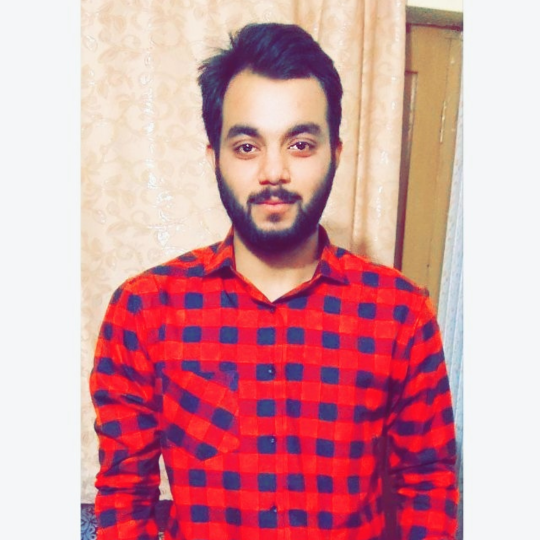
#> input picture Resources/Mabtoor Mabx-2.png, 1080 x 1080 px (shown at 1/2 size)
$ python Resizing_and_Grey_Scale_Image.py
#> lines starting #> are read from the running program, lines starting #| are printed output that depends on the picture
# Import Libraries
import numpy as np
import cv2 as cv

# Reading Images

img = cv.imread('Resources/Mabtoor Mabx-2.png')
#> img is the input picture: shape (1080, 1080, 3); mean B, G, R 158.4, 151.4, 213.4


# Resizing The Images

img2 = cv.resize(img,(800,600))
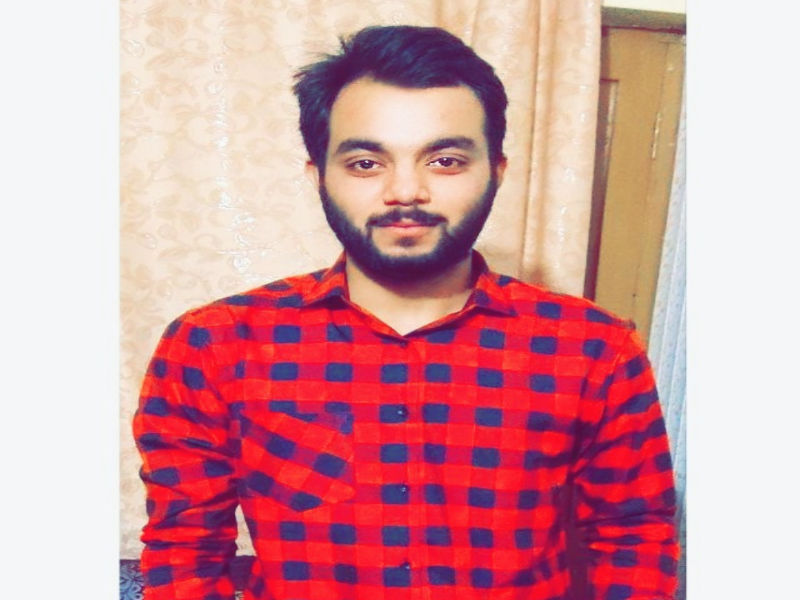
#> img2: shape (600, 800, 3); mean B, G, R 158.3, 151.3, 213.3

# Convert The Image into Grey Scale

img3 = cv.cvtColor(img,cv.COLOR_BGR2GRAY)
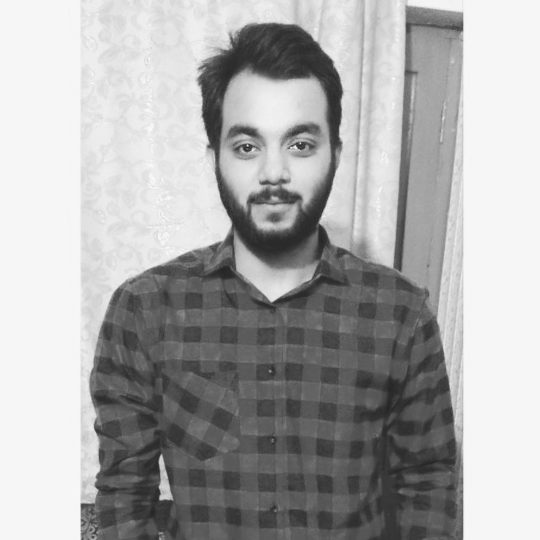
#> img3: shape (1080, 1080) (shown at 1/2 size); min 35, max 253, mean 170.7

# Displaying The Images

cv.imshow('First Image', img)
cv.imshow('Second Image', img2)
cv.imshow('Third Image', img3)

# For Still Existing the image

cv.waitKey(0)
cv.destroyAllWindows()

$ run again, with Resources/image.jpg saved as Resources/Mabtoor Mabx-2.png
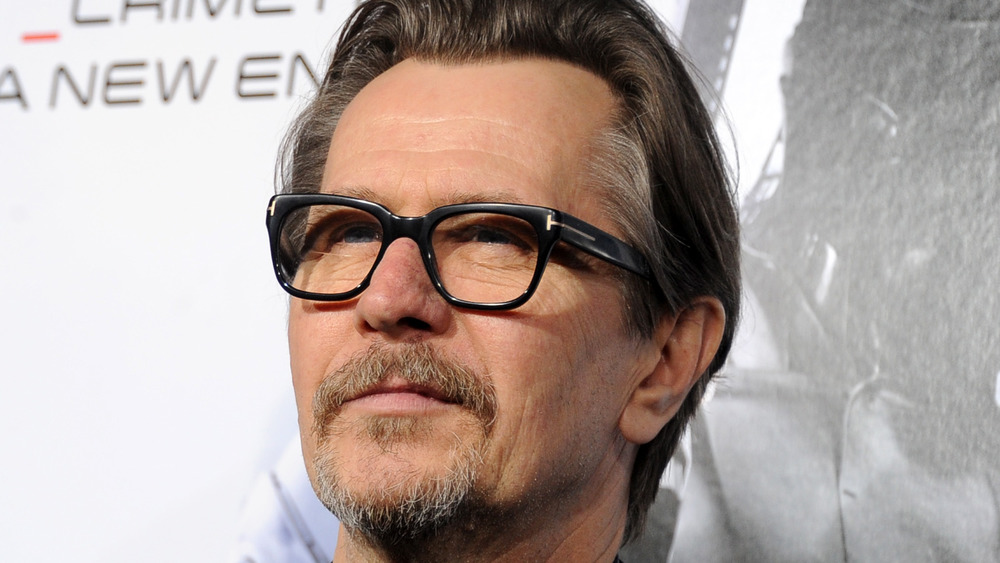
#> input picture Resources/image.jpg, 1000 x 563 px
#> img is the input picture: shape (563, 1000, 3); mean B, G, R 156.4, 161.9, 175.8
#> `img2 = cv.resize(img,(800,600))`:
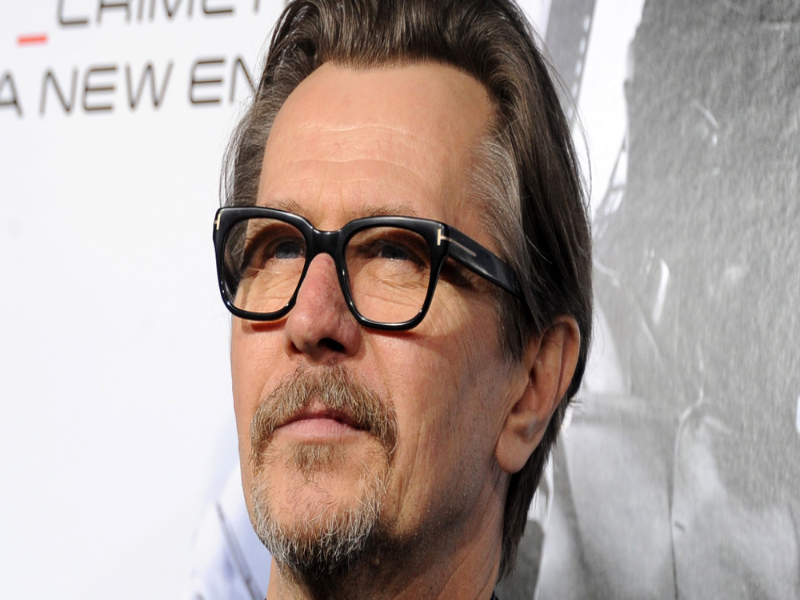
#> img2: shape (600, 800, 3); mean B, G, R 156.3, 161.8, 175.7
#> `img3 = cv.cvtColor(img,cv.COLOR_BGR2GRAY)`:
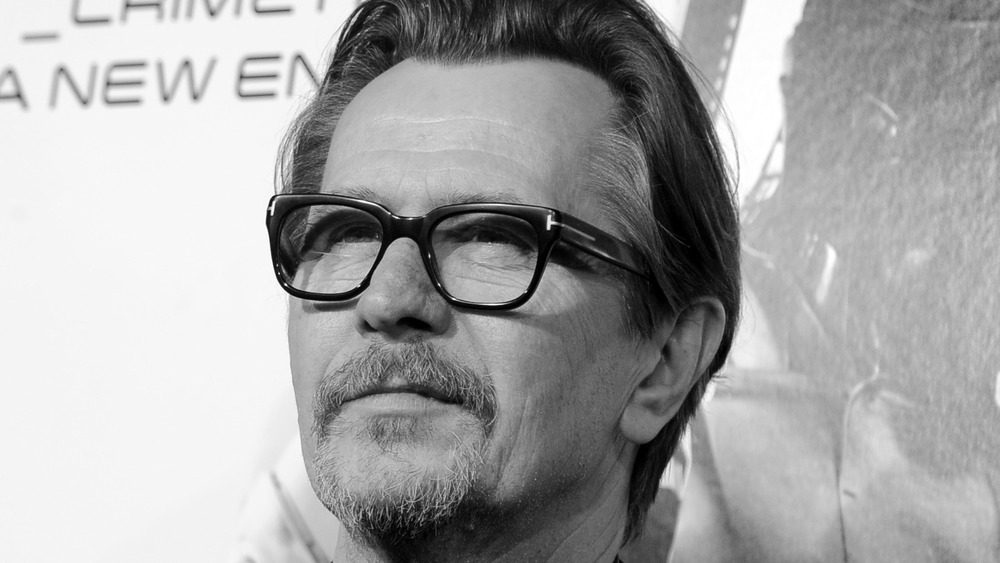
#> img3: shape (563, 1000); min 0, max 255, mean 165.4
